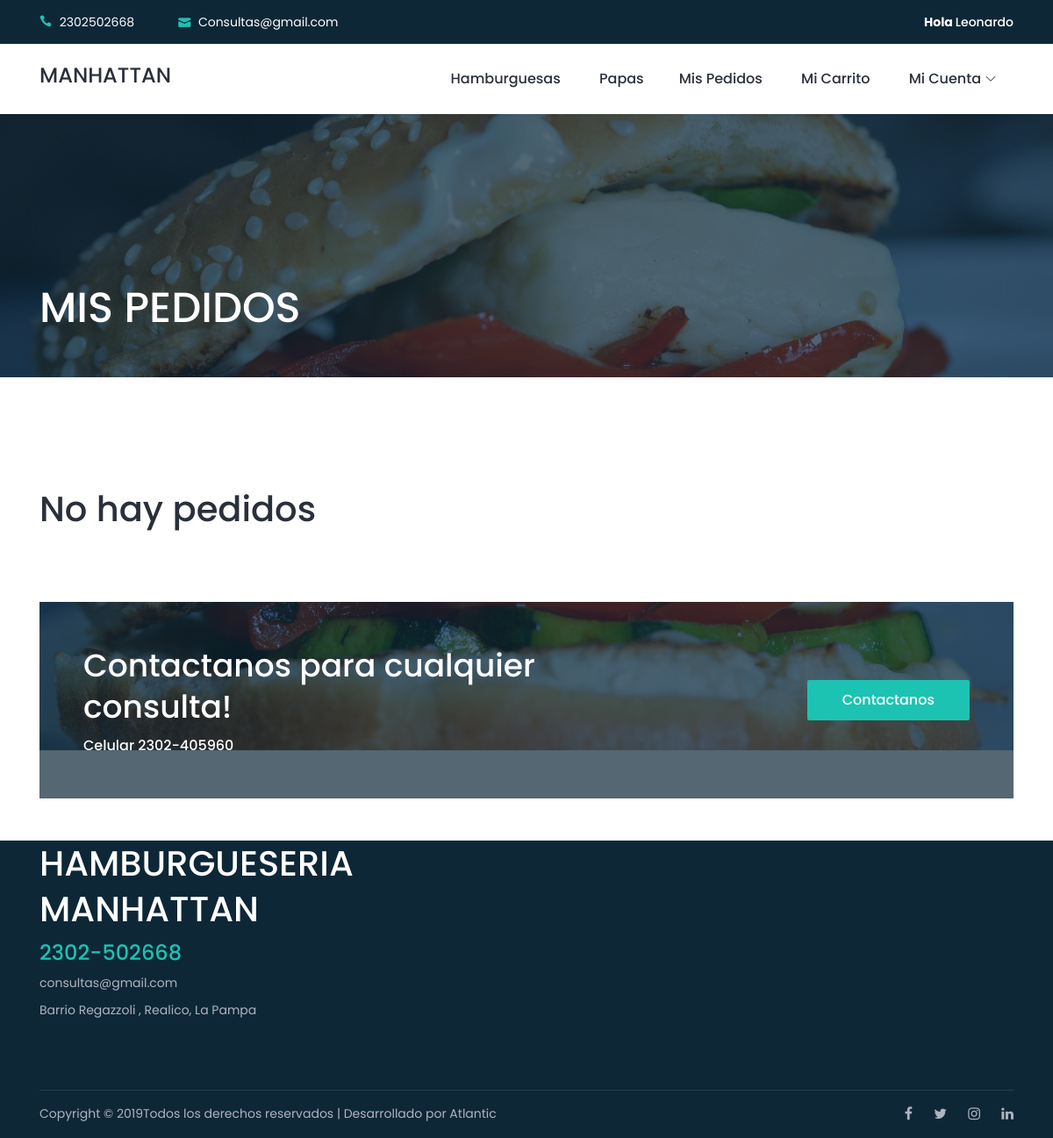
Page /mispedidos/ (signed in) on the earlier database version.
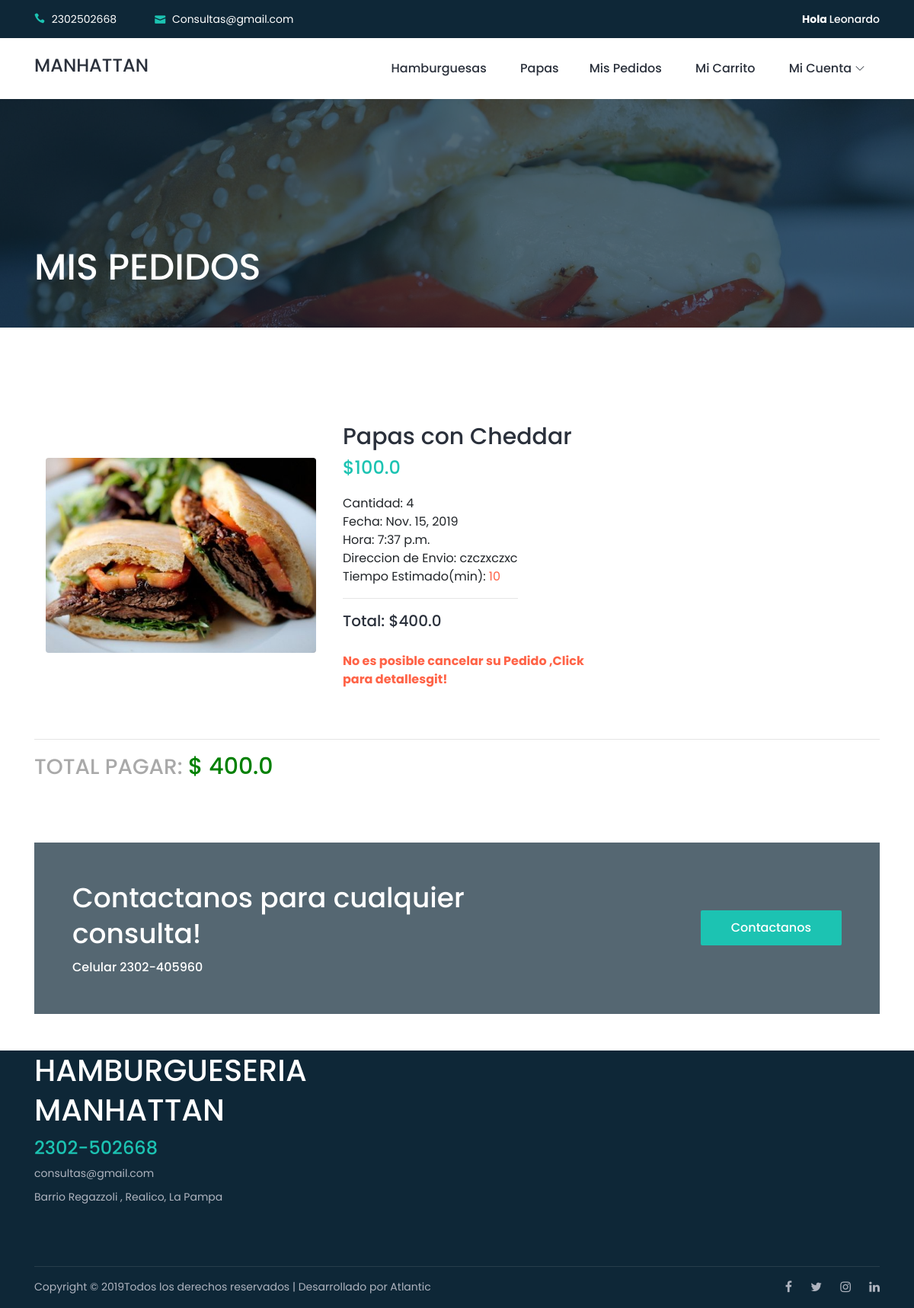
Same page on the later database version.
### app_hamburguesa/models.py (models this page shows, shortened)
class producto_x_cliente(models.Model):
    producto=models.ForeignKey(producto, on_delete=models.CASCADE,blank=True, null=True)
    cliente=models.ForeignKey(cliente, on_delete=models.CASCADE,blank=True, null=True)
    cantidad = models.IntegerField(blank=True, null=True)
    fecha = models.DateField(blank=True, null=True)
    hora = models.TimeField(blank=True, null=True)
    direccion = models.CharField(max_length=30,blank=True,null=True)
    total = models.FloatField(blank=True, null=True)
    tiempo_cancelacion=models.TimeField(blank=True, null=True)
    expiro = models.BooleanField(default=False,blank=True, null=False)
    tiempo_estimado=models.CharField(blank=True,null=True,max_length=30)
    referencia=models.CharField(blank=True,null=True,max_length=200)
    entregado=models.BooleanField(default=False)
    def expiro_pedido(self):
        if self.tiempo_cancelacion > datetime.datetime.now().time():
            return True
        else:
            return False

class producto(models.Model):
    nombre = models.CharField(max_length=100,blank=True, null=True)
    descripcion= models.CharField(max_length=200,blank=True, null=True)
    precio = models.FloatField(blank=True, null=True)
    stock = models.IntegerField(blank=True, null=True)
    tipo = models.CharField(max_length=50,blank=True, null=True)
    aderezo=models.ManyToManyField(aderezo,blank=True,null=True)
    imagen = models.ImageField( #es un archivo multimedia, solo guarda la ruta
    upload_to='productos',#donde lo voy a subir,
    blank=True,
    null=True #https://docs.djangoproject.com/en/2.2/ref/models/fields/#null
    )

### app_hamburguesa/views.py (the view)
# urls.py: url(r'^mispedidos/', mispedidos , name="pedidos"),
def mispedidos(request):
	c = cliente.objects.get(email=request.user.email)
	pedidos=producto_x_cliente.objects.filter(cliente=c,fecha=datetime.now()).order_by('-hora')
	total=0
	for p in pedidos:
		total=total + p.total
		if p.expiro_pedido():
			p.expiro=True
			p.save()
		else:
			p.expiro=False
			p.save()
	return render(request,"mispedidos.html",{"pedidos":pedidos,"total":total,"fecha_actual":datetime.now()})

### app_hamburguesa/templates/mispedidos.html (shortened to what this page needs)
{% extends "index.html" %}
{% load  staticfiles %}
    {% block head %}
    <div class="breadcrumb-area bg-img bg-overlay jarallax" style="background-image: url({% static 'img/bg-img/h5.jpg'%});">
        <div class="container h-100">
            <div class="row h-100 align-items-end">
                <div class="col-12">
                    <div class="breadcrumb-content d-flex align-items-center justify-content-between pb-5">
                        <h2 class="room-title">MIS PEDIDOS</h2>
                    </div>
                </div>
            </div>
        </div>
    </div>
    {% endblock %}
  {% block contenedor %}
    <div class="roberto-rooms-area section-padding-100-0">
        <div class="container">
            <div class="row">
                {%if pedidos %}
                	{% for pedido in pedidos %}
                <div class="col-12 col-lg-8" id="{{pedido.id}}">
                    <div class="single-room-area d-flex align-items-center mb-50 wow fadeInUp" data-wow-delay="100ms">
                        <div class="room-thumbnail">
                            <img src="{% static 'img/bg-img/h4.jpg'%}" alt="">
                        </div>
                        <div class="room-content">
                            <h2>{{pedido.producto.nombre}}</h2>
                            <h4>${{pedido.producto.precio}}</h4>
                            <div class="room-feature">
                            	<ul>
                            	<li>Cantidad: <span>{{pedido.cantidad}}</span></li>
                            	<li>Fecha: <span>{{pedido.fecha}}</span></li>
                                <li>Hora: <span>{{pedido.hora}}</span></li>
                                <li>Direccion de Envio: <span>{{pedido.direccion}}</span></li>
                                <li>Tiempo Estimado(min): <span style="color:tomato;">{{pedido.tiempo_estimado}}</span></li>
                            	<hr>
                            	<li><h5>Total: ${{pedido.total}} </h5></li>
                            	</ul>
                            </div>
                            {%if pedido.expiro %}
                              <div class="d-flex justify-content-center">
                                  <span style="font-weight:bold;">Tiempo para cancelar pedido <strong style="color:red">{{pedido.tiempo_cancelacion}}</strong></span>
                                <a href="#" class="btn btn-danger text-rigth" id="{{pedido.id}}" onclick="cancelarpedido(this.id)">Cancelar Pedido</a>
                              </div>
                            {%else%}
                            <div class="d-flex justify-content-center">
                              <a href="" data-toggle="modal" data-target="#modal" style="font-weight:bold;color:tomato">No es posible cancelar su Pedido ,Click para detallesgit!</a>
                            </div>
                             {%endif%}
                        </div>
                    </div>
                </div>
                {%endfor%}
                 {%else%}
                 	<h1 class="text-center">No hay pedidos</h1>
                    <br>
                    <br>
                 {%endif%}
            </div>
        </div>
    </div>
    {%if pedidos%}
    <hr>
    <h3 style="color:darkgray">TOTAL PAGAR: <span style="color:green;font-size:30px;">$  {{total}}</span></h3>
    {%endif%}
 {%endblock%}

### app_hamburguesa/templates/index.html (shortened to what this page needs)
{% load  staticfiles %}
<!DOCTYPE html>
<html lang="en">
<head>
    <link rel="stylesheet" href="{% static 'Lobibox.min.css'%}" />
    <link rel="stylesheet" href="{% static 'style.css' %}">
</head>
<body>
    <header class="header-area">
        <div class="search-form d-flex align-items-center">
            <div class="container">
                <form action="index.html" method="get">
                    <button type="submit"></button>
                </form>
            </div>
        </div>
        <div class="top-header-area">
            <div class="container">
                <div class="row">
                    <div class="col-6">
                        <div class="top-header-content">
                            <a href="https://wa.me/5492302502668"><i class="icon_phone"></i> <span>2302502668</span></a>
                            <a href="#"><i class="icon_mail"></i> <span>Consultas@gmail.com</span></a>
                        </div>
                    </div>
                    <div class="col-6">
                        <div class="top-header-content">
                            <div class="top-social-area ml-auto">
                                {% if request.user.is_authenticated %}
                                <a href="#"><strong>Hola </strong>{{request.user.first_name}}</a>
                                {%endif%}
                            </div>
                        </div>
                    </div>
                </div>
            </div>
        </div>
        <div class="main-header-area">
            <div class="classy-nav-container breakpoint-off">
                <div class="container">
                    <nav class="classy-navbar justify-content-between" id="robertoNav">
                        <a href="{% url "principal" %}">
                            <h4>MANHATTAN</h4>
                        </a>
                        <div class="classy-menu">
                            <div class="classynav">
                                <ul id="nav">
                                    <li class="active"><a href="{% url "simple" %}">Hamburguesas</a></li>
                                    <li><a href="{% url "papas" %}">Papas</a>
                                        {% if not request.user.is_authenticated %}
                                    <li><a href="#" data-toggle="modal" data-target="#modal1">Registrarse | Iniciar
                                            Sesion</a>
                                        {%else%}
                                    <li><a href="{% url "pedidos" %}">Mis pedidos</a></li>
                                    <li><a href="{% url "carrito" %}">Mi Carrito</a></li>
                                                <li><a href="#">Mi Cuenta</a>
                                                </li>
                                        {%endif%}
                                </ul>
                            </div>
                        </div>
                    </nav>
                </div>
            </div>
        </div>
    </header>
    {% block head %}{%endblock%}
    <br>
    <section class="roberto-service-area ">
        <div class="container">
            {%block contenedor %}{% endblock %}
        </div>
    </section>
    <br><br>
    <br>
    <section class="roberto-cta-area">
        <div class="container">
            <div class="cta-content bg-img bg-overlay jarallax"
                style="background-image: url({% static 'img/bg-img/h5.jpg' %});">
                <div class="row align-items-center">
                    <div class="col-12 col-md-7">
                        <div class="cta-text mb-50">
                            <h2>Contactanos para cualquier consulta!</h2>
                            <h6>Celular 2302-405960</h6>
                        </div>
                    </div>
                    <div class="col-12 col-md-5 text-right">
                        <a href="https://wa.me/5492302502668" class="btn roberto-btn mb-50">Contactanos</a>
                    </div>
                </div>
            </div>
        </div>
    </section>
    <br>
    <br>
    <footer class="footer-area ">
        <div class="main-footer-area">
            <div class="container">
                <div class="row align-items-baseline justify-content-between">
                    <div class="col-12 col-sm-6 col-lg-3">
                        <div class="single-footer-widget mb-80">
                            <h1 style="color: white;">HAMBURGUESERIA MANHATTAN</h3>
                                <h4>2302-502668</h4>
                                <span>consultas@gmail.com</span>
                                <span>Barrio Regazzoli , Realico, La Pampa </span>
                        </div>
                    </div>
                    <div class="container">
                        <div class="copywrite-content">
                            <div class="row align-items-center">
                                <div class="col-12 col-md-8">
                                    <div class="copywrite-text">
                                        <p>
                                            Copyright &copy;
                                            <script>document.write(new Date().getFullYear());</script>Todos los derechos
                                            reservados | Desarrollado por Atlantic
                                        </p>
                                    </div>
                                </div>
                                <div class="col-12 col-md-4">
                                    <div class="social-info">
                                        <a href="#"><i class="fa fa-facebook" aria-hidden="true"></i></a>
                                        <a href="#"><i class="fa fa-twitter" aria-hidden="true"></i></a>
                                        <a href="#"><i class="fa fa-instagram" aria-hidden="true"></i></a>
                                        <a href="#"><i class="fa fa-linkedin" aria-hidden="true"></i></a>
                                    </div>
                                </div>
                            </div>
                        </div>
                    </div>
</body>
</html>

### app_hamburguesa/static/css/default-assets/classy-nav.css (style rules this page uses)
.classy-nav-container { position: relative; z-index: 1; background-color: #ffffff; }
.classy-nav-container * { box-sizing: border-box; }
.classy-nav-container a { -webkit-transition-duration: 500ms; transition-duration: 500ms; text-decoration: none; outline: none; font-size: 14px; color: #232323; display: inline-block; }
.justify-content-between { -webkit-box-pack: justify; -ms-flex-pack: justify; justify-content: space-between; }
.justify-content-center { -webkit-box-pack: center; -ms-flex-pack: center; justify-content: center; }
.classy-navbar { width: 100%; height: 80px; display: -webkit-box; display: -ms-flexbox; display: flex; -webkit-box-align: center; -ms-flex-align: center; -ms-grid-row-align: center; align-items: center; }
.classynav ul li { display: inline-block; clear: both; position: inherit; z-index: 10; }
.classynav ul li.cn-dropdown-item { position: relative; z-index: 10; }
.classynav ul li a { padding: 0 15px; display: block; height: 40px; font-size: 14px; line-height: 39px; }
.classynav ul li.megamenu-item > a:after, .classynav ul li.has-down > a:after { font-family: 'classyfonts'; content: "\e900"; font-size: 12px; color: #000000; padding-left: 5px; -webkit-transition-duration: 500ms; transition-duration: 500ms; }
.breakpoint-off .classynav { display: -webkit-box; display: -ms-flexbox; display: flex; -webkit-box-align: center; -ms-flex-align: center; -ms-grid-row-align: center; align-items: center; }

Differences in the rows shown:
added producto_x_cliente: producto.nombre "Papas con Cheddar", producto.precio "100.0", cantidad "4", fecha "Nov. 15, 2019", hora "7:37 p.m.", direccion "czczxczxc", tiempo_estimado "10", total "400.0"
Other differences:
{{ total }}: (not shown) → "400.0"
text no longer shown: "No hay pedidos"
text now shown: "TOTAL PAGAR: $"
